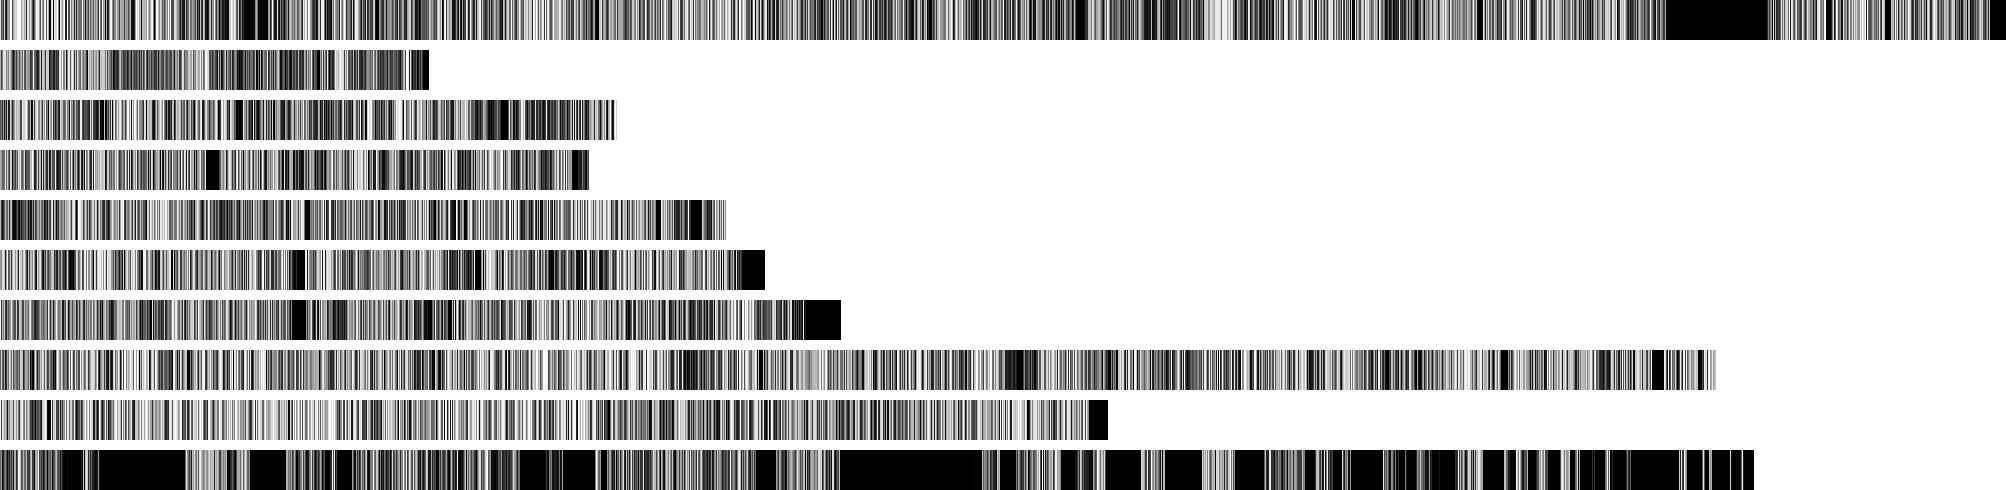

The Python source for this figure:
import arsta
import vedaweb
from PIL import Image

rv = vedaweb.rv()

a = [[] for i in range(10)]
b = [[] for i in range(10)]

strata = {s:[] for s in 'ASNCP'}

i = 0
prardym = 0
avrardym = 0
for m in rv.ekmekm():
	for s in m:
		for r in s:
			ar = arsta.rgarsta(r)
			st = r.strata()
			if st in 'ASNCP':
				strata[st].append(ar)
			prardym = max(prardym, ar)
			avrardym = (min(ar, avrardym) if avrardym else ar) if ar else avrardym
			a[i].append(ar)
			if ar == -1:
				for c in r:
					print(c.smhita())
				print('\n')
	i += 1

for k, a in strata.items():
	print(k + ' ' + str(sum(a)/len(a)))

l = []
s = sorted([ar for m in a for ar in m if ar > 0])
for i, ar in enumerate(s):
	if i >= (len(l) + 1) * len(s) / 255 + 1:
		l.append(ar)

def vrnh(f):
	al = [i for i in range(254) if l[i] > f]
	c = 1 + min(al) if al else 255
	return (c, c, c, 255)

im= Image.new('RGBA', (max([len(m) for m in a]), 490), '#00000000')
p = im.load()
for mi, m in enumerate(a):
	for x, ar in enumerate(m):
		for i in range(40):
			p[x, mi * 50 + i] = vrnh(ar) if ar > 0 else (vrnh(prardym) if ar else (0, 0, 0, 255))

im.save('arstalekh.png', 'PNG')